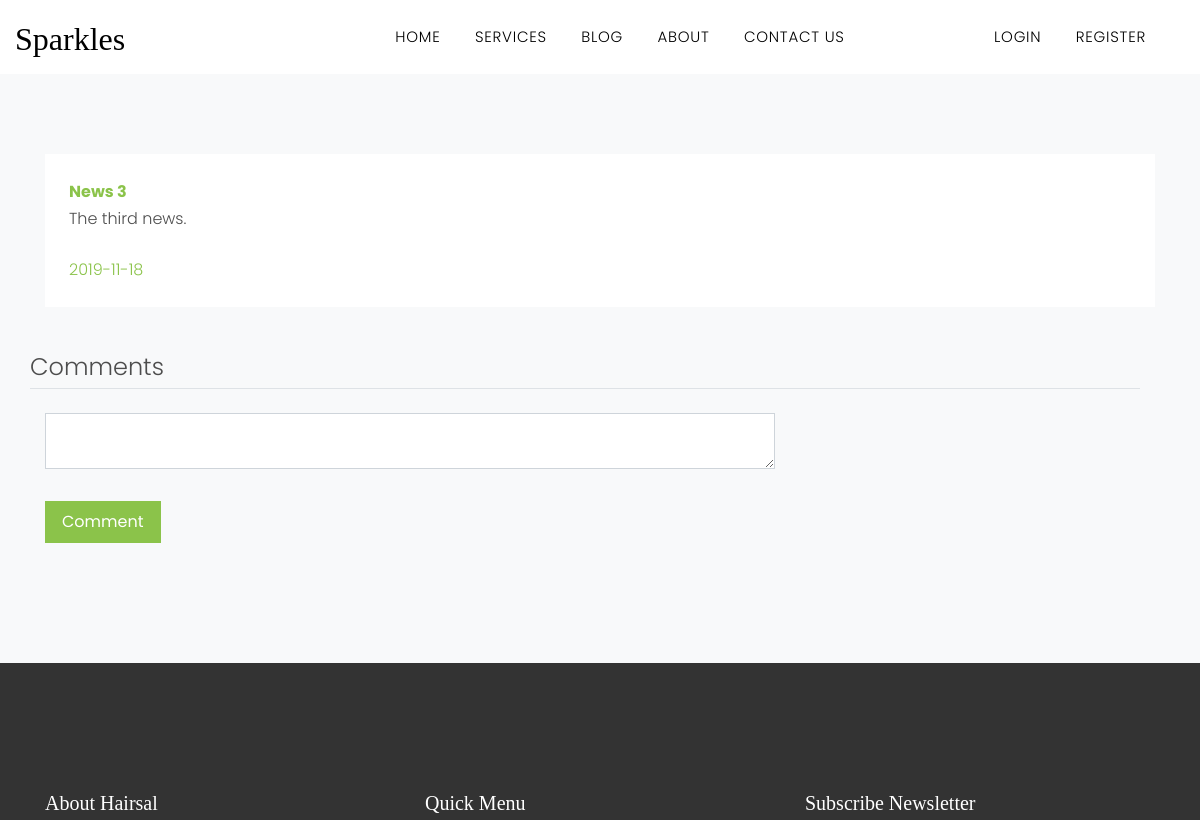
Before: /post/16 (upper part) with the older database file.
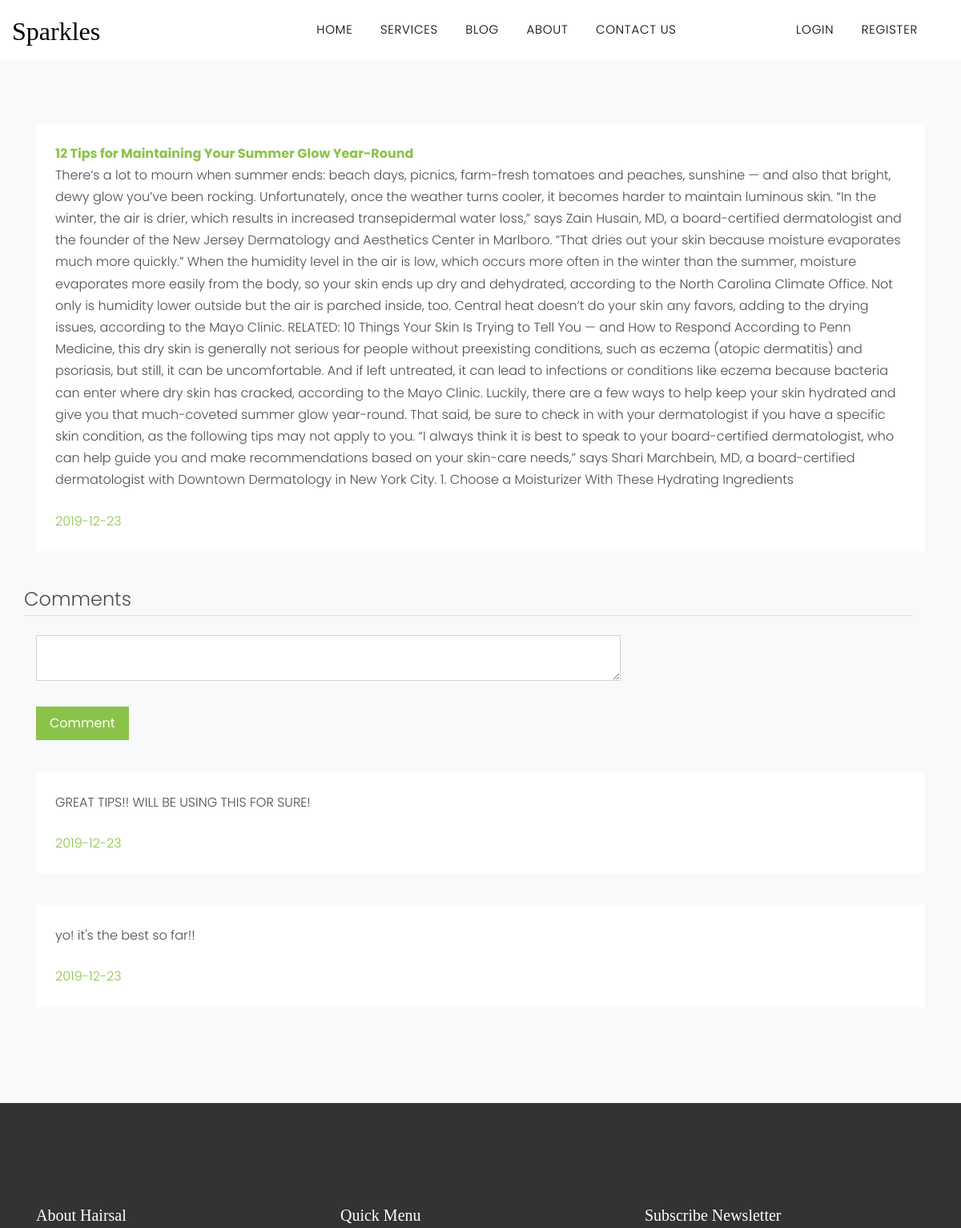
After: the same page with the newer database file.
### flaskblog/models.py (models this page shows, shortened)
class Post(db.Model):
	id = db.Column(db.Integer, primary_key=True)
	title = db.Column(db.String(100), nullable=False)
	date_posted = db.Column(db.DateTime, nullable=False, default=datetime.utcnow)
	content = db.Column(db.Text, nullable=False)
	user_id = db.Column(db.Integer, db.ForeignKey('user.id'), nullable=False)
	likes = db.relationship('PostLike', backref='post', lazy='dynamic')

class Comment(db.Model):
    id = db.Column(db.Integer, primary_key=True)
    body = db.Column(db.String(100), nullable=False)
    timestamp = db.Column(db.DateTime, nullable=False, default=datetime.utcnow)
    post_id = db.Column(db.Integer, db.ForeignKey('post.id'), nullable=False)
    user_id = db.Column(db.Integer, db.ForeignKey('user.id'), nullable=False)

### flaskblog/routes.py (the view)
@app.route("/post/<int:post_id>")
def post(post_id):
	post = Post.query.get_or_404(post_id)
	comments = Comment.query.filter_by(post_id=post_id).all()
	form = AddCommentForm()
	comment_post(post_id)
	return render_template('post.html', title=post.title, post=post, form=form, comments=comments)

### flaskblog/forms.py
class AddCommentForm(FlaskForm):
    body = TextAreaField("Body", validators=[DataRequired()])
    submit = SubmitField("Comment")

### flaskblog/routes.py (called while the page is built)
@app.before_request
def before_request():
    if current_user.is_authenticated:
        current_user.last_seen = datetime.utcnow()
        db.session.commit()

### flaskblog/templates/post.html (shortened to what this page needs)
{% extends "layout.html" %}
{% block content %}
    <div class="site-section bg-light">
      <div class="container">
        <div class="row">
           <div class="col-md-12 mb-4">
               <div class="p-4 mb-3 bg-white">
                <p class="mb-0 font-weight-bold"><a href="{{ url_for('post', post_id=post.id) }}">{{ post.title }}</a></p>
                <p class="mb-4">{{ post.content }}</p>
                <p class="mb-0"><a href="#">{{ post.date_posted.strftime('%Y-%m-%d') }}</a></p>
               </div>
           </div>
            <div class="row col-md-12">
                <legend class="border-bottom mb-4">Comments</legend>
            </div>
            <form class="col-md-8 mb-4" method="POST" action="">
              <fieldset class="form-group">
                  <div class="form-group">
                      {% if form.body.errors %}
                          {{ form.body(class="form-control form-control-lg is-invalid") }}
                          <div class="invalid-feedback">
                              {% for error in form.body.errors %}
                                  <span>{{ error }}</span>
                              {% endfor %}
                          </div>
                      {% else %}
                          {{ form.body(class="form-control form-control-lg") }}
                      {% endif %}
                  </div>
              </fieldset>
              <div class="form-group">
                  {{ form.submit(class="btn btn-primary py-2 px-3 text-white") }}
              </div>
            </form>
            {% for comment in comments %}
            <div class="col-md-12 mb-4">
                <div class="p-4 mb-3 bg-white">
                  <p class="mb-4">{{ comment.body | safe }}</p>
                  <p class="mb-0"><a href="#">{{ comment.timestamp.strftime('%Y-%m-%d') }}</a></p>
                </div>
            </div>
            {% endfor %}
      </div>
    </div>
</div>
{% endblock content %}

Changed rows visible on the page:
changed Post: title "News 3" → "12 Tips for Maintaining Your Summer Glow Year-Round"; content "The third news." → "There’s a lot to mourn when summer ends: beach days, picnics, farm-fresh tomatoes and peaches, sunshine — and also that bright, dewy glow you’ve been rocking. Unfortunately, once the weather turns cooler, it becomes harder to maintain luminous skin. “In the winter, the air is drier, which results in increased transepidermal water loss,” says Zain Husain, MD, a board-certified dermatologist and the founder of the New Jersey Dermatology and Aesthetics Center in Marlboro. “That dries out your skin because moisture evaporates much more quickly.” When the humidity level in the air is low, which occurs more often in the winter than the summer, moisture evaporates more easily from the body, so…"; date_posted "2019-11-18" → "2019-12-23"
added Comment: body "GREAT TIPS!! WILL BE USING THIS FOR SURE!", timestamp "2019-12-23"
added Comment: body "yo! it's the best so far!!", timestamp "2019-12-23"
